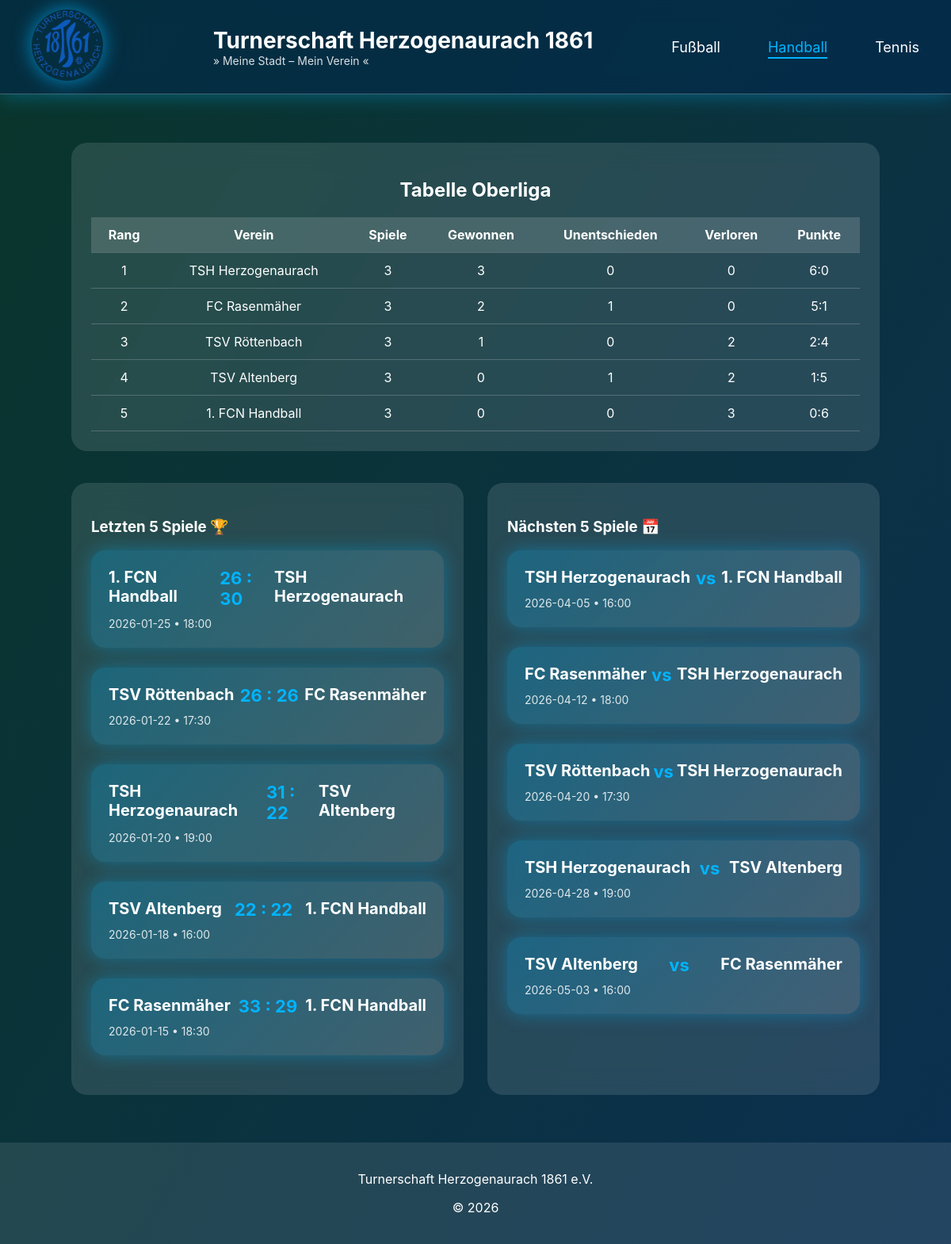
The app's page /handball with its own data.
### tables this page shows
CREATE TABLE handball (
    id INTEGER PRIMARY KEY AUTOINCREMENT,
    verein TEXT,
    spiele INTEGER,
    gewonnen INTEGER,
    unentschieden INTEGER,
    verloren INTEGER,
    punkte TEXT
  
);

CREATE TABLE "handball_spiele" (
	"id"	INTEGER,
	"heimverein"	TEXT,
	"gastverein"	TEXT,
	"datum"	DATE,
	"uhrzeit"	TEXT,
	"heim-tore"	INTEGER,
	"gast-tore"	INTEGER,
	PRIMARY KEY("id" AUTOINCREMENT)
);

### app.py (the view)
@app.route("/handball")
def handball():
    data = get_handball_table_data()
    conn = get_db_connection()
    letzte_spiele = conn.execute("""
        SELECT id, heimverein, gastverein, datum, uhrzeit, "heim-tore", "gast-tore"
        FROM handball_spiele
        WHERE datum <= DATE('now')
        ORDER BY datum DESC
        LIMIT 5;
    """).fetchall()
    naechste_spiele = conn.execute("""
        SELECT id, heimverein, gastverein, datum, uhrzeit
        FROM handball_spiele
        WHERE datum > DATE('now')
        ORDER BY datum ASC
        LIMIT 5;
    """).fetchall()
    conn.close()
    return render_template(
        "handball-2.html",
        data=data,
        letzte_spiele=letzte_spiele,
        naechste_spiele=naechste_spiele
    )

### app.py (called while the page is built)
def get_db_connection():
    conn = sqlite3.connect(DATABASE)
    conn.row_factory = sqlite3.Row
    return conn

### routes/functions.py (called while the page is built)
def get_handball_table_data():
    conn = sqlite3.connect("projekt-verein.db")
    conn.row_factory = sqlite3.Row  # ermöglicht Zugriff per Spaltenname
    cur = conn.cursor()
    cur.execute("SELECT * FROM handball ORDER BY gewonnen DESC")
    rows = cur.fetchall()
    conn.close()
    return rows

### templates/handball-2.html (shortened to what this page needs)
<!DOCTYPE html>
<html lang="de">
<head>
</head>
<body>
<header>
       <a href="{{ url_for('index') }}">
    <img src="./static/Logo_v3.png" class="logo">
</a>
    <div class="title-box">
        <h1>Turnerschaft Herzogenaurach 1861</h1>
        <div class="subtitle">» Meine Stadt – Mein Verein «</div>
    </div>
    <nav>
        <a href="/fussball" >Fußball</a>
        <a href="/handball" class="active">Handball</a>
        <a href="/tennis">Tennis</a>
    </nav>
</header>
<div class="content">
    <div class="table-box">
        <h2>Tabelle Oberliga</h2>
        <table>
            <tr>
                <th>Rang</th>
                <th>Verein</th>
                <th>Spiele</th>
                <th>Gewonnen</th>
                <th>Unentschieden</th>
                <th>Verloren</th>
                <th>Punkte</th>
            </tr>
            {% for row in data %}
            <tr>
                <td>{{ loop.index }}</td>
                <td>{{ row['verein'] }}</td>
                <td>{{ row['spiele'] }}</td>
                <td>{{ row['gewonnen'] }}</td>
                <td>{{ row['unentschieden'] }}</td>
                <td>{{ row['verloren'] }}</td>
                <td>{{ row['punkte'] }}</td>
            </tr>
            {% endfor %}
        </table>
    </div>
<div class="info-row">
    <div class="info-box">
        <h3>Letzten 5 Spiele 🏆</h3>
 {% for spiel in letzte_spiele %}
<div class="highlight-card">
    <div class="teams-row">
        <span>{{ spiel['heimverein'] }}</span>
        <span class="score">{{ spiel['heim-tore'] }} : {{ spiel['gast-tore'] }}</span>
        <span>{{ spiel['gastverein'] }}</span>
    </div>
    <div class="details">
        {{ spiel['datum'] }} • {{ spiel['uhrzeit'] }}
    </div>
</div>
{% endfor %}
    </div>
    <div class="info-box">
        <h3>Nächsten 5 Spiele 📅</h3>
   {% for spiel in naechste_spiele %}
<div class="highlight-card">
    <div class="teams-row">
        <span>{{ spiel['heimverein'] }}</span>
        <span class="score">vs</span>
        <span>{{ spiel['gastverein'] }}</span>
    </div>
    <div class="details">
        {{ spiel['datum'] }} • {{ spiel['uhrzeit'] }}
    </div>
</div>
{% endfor %}
    </div>
</div>
</div>
<footer>
    <p>Turnerschaft Herzogenaurach 1861 e.V.</p>
    <p>© 2026</p>
</footer>
</body>
</html>

### templates/handball-2.html (style rules this page uses)
* { box-sizing: border-box; }
body { margin: 0; font-family: 'Inter', sans-serif; background: linear-gradient(120deg, #09352b, #0c2e5d, #144e9b, #460d67); background-size: 400% 400%; animation: gradientMove 12s ease infinite; color: white; text-align: center; padding-top: 140px; }
header { position: fixed; top: 0; width: 100%; z-index: 50; background: rgba(0, 40, 80, 0.55); backdrop-filter: blur(12px); border-bottom: 1px solid rgba(255,255,255,0.25); box-shadow: 0 0 25px rgba(0,180,255,0.4); display: flex; align-items: center; justify-content: space-between; padding: 12px 40px; }
.logo { width: 90px; height: 90px; border-radius: 50%; object-fit: cover; box-shadow: 0 0 25px rgba(0,180,255,0.7); animation: pulse 3s infinite ease-in-out; }
.title-box { margin-left: 40px; text-align: left; }
.title-box h1 { margin: 0; font-size: 28px; }
.subtitle { font-size: 14px; opacity: 0.85; }
nav { display: flex; gap: 60px; }
nav a { color: white; text-decoration: none; font-size: 18px; position: relative; }
nav a::after { content: ""; position: absolute; bottom: -4px; left: 0; width: 0%; height: 2px; background: #00b4ff; transition: 0.3s; }
nav a:hover::after, nav a.active::after { width: 100%; }
nav a.active { color: #00b4ff; }
.content { width: 85%; max-width: 1100px; margin: 40px auto; }
.table-box { width: 100%; margin-bottom: 40px; background: rgba(255,255,255,0.12); backdrop-filter: blur(15px); border-radius: 20px; padding: 25px; }
table { width: 100%; border-collapse: collapse; margin-top: 20px; }
th, td { padding: 12px; border-bottom: 1px solid rgba(255,255,255,0.2); }
th { background: rgba(255,255,255,0.15); }
.info-row { display: flex; gap: 30px; }
.info-box { flex: 1; background: rgba(255,255,255,0.12); backdrop-filter: blur(15px); border-radius: 20px; padding: 25px; text-align: left; }
.highlight-card { background: linear-gradient(135deg, rgba(0,180,255,0.25), rgba(255,255,255,0.12)); padding: 22px; border-radius: 18px; margin-bottom: 25px; box-shadow: 0 0 22px rgba(0,180,255,0.35); transition: 0.25s ease; }
.highlight-card .teams-row { display: flex; justify-content: space-between; font-size: 20px; font-weight: bold; }
.highlight-card .score { color: #00b4ff; font-size: 22px; font-weight: bold; }
.highlight-card .details { margin-top: 10px; opacity: 0.85; font-size: 14px; }
footer { margin-top: 60px; padding: 20px; background: rgba(255,255,255,0.1); }

### records on screen
handball: verein "TSH Herzogenaurach", spiele "3", gewonnen "3", unentschieden "0", verloren "0", punkte "6:0"
handball: verein "FC Rasenmäher", spiele "3", gewonnen "2", unentschieden "1", verloren "0", punkte "5:1"
handball: verein "TSV Röttenbach", spiele "3", gewonnen "1", unentschieden "0", verloren "2", punkte "2:4"
handball: verein "TSV Altenberg", spiele "3", gewonnen "0", unentschieden "1", verloren "2", punkte "1:5"
handball: verein "1. FCN Handball", spiele "3", gewonnen "0", unentschieden "0", verloren "3", punkte "0:6"
handball_spiele: heimverein "1. FCN Handball", spiel "26", spiel "30", gastverein "TSH Herzogenaurach", datum "2026-01-25", uhrzeit "18:00"
handball_spiele: heimverein "TSV Röttenbach", spiel "26", gastverein "FC Rasenmäher", datum "2026-01-22", uhrzeit "17:30"
handball_spiele: heimverein "TSH Herzogenaurach", spiel "31", spiel "22", gastverein "TSV Altenberg", datum "2026-01-20", uhrzeit "19:00"
handball_spiele: heimverein "TSV Altenberg", spiel "22", gastverein "1. FCN Handball", datum "2026-01-18", uhrzeit "16:00"
handball_spiele: heimverein "FC Rasenmäher", spiel "33", spiel "29", gastverein "1. FCN Handball", datum "2026-01-15", uhrzeit "18:30"
handball_spiele: heimverein "TSH Herzogenaurach", gastverein "1. FCN Handball", datum "2026-04-05", uhrzeit "16:00"
handball_spiele: heimverein "FC Rasenmäher", gastverein "TSH Herzogenaurach", datum "2026-04-12", uhrzeit "18:00"
handball_spiele: heimverein "TSV Röttenbach", gastverein "TSH Herzogenaurach", datum "2026-04-20", uhrzeit "17:30"
handball_spiele: heimverein "TSH Herzogenaurach", gastverein "TSV Altenberg", datum "2026-04-28", uhrzeit "19:00"
handball_spiele: heimverein "TSV Altenberg", gastverein "FC Rasenmäher", datum "2026-05-03", uhrzeit "16:00"
